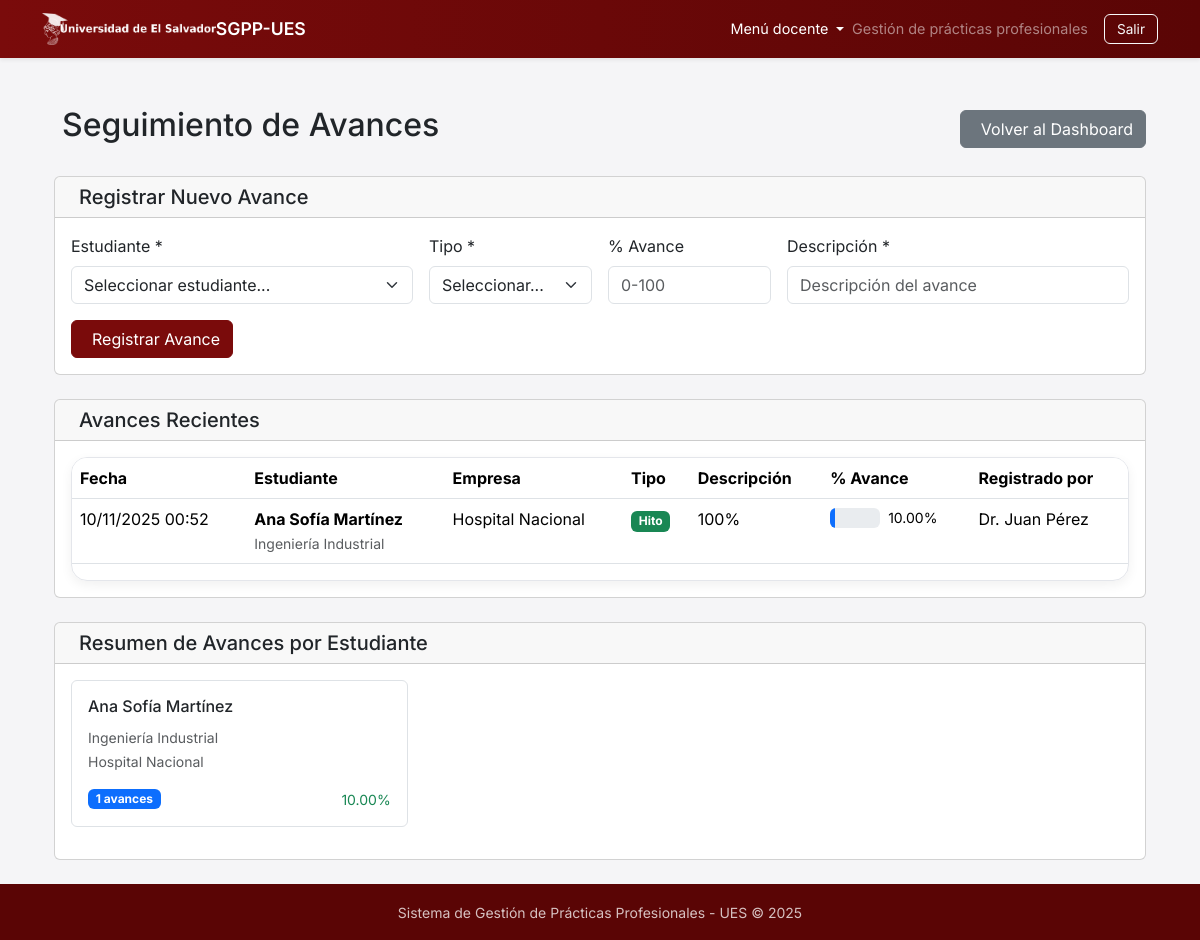
The page /public/index.php?page=docente_avances (signed in) on the database its author committed.
### tables this page shows
CREATE TABLE `avance_expediente` (
  `id` int(11) NOT NULL,
  `expediente_id` int(11) NOT NULL,
  `tipo` enum('hito','reunion','observacion') NOT NULL DEFAULT 'observacion',
  `descripcion` text DEFAULT NULL,
  `porcentaje_avance` decimal(5,2) DEFAULT NULL,
  `registrado_por` int(11) DEFAULT NULL,
  `fecha_registro` datetime NOT NULL DEFAULT current_timestamp()
);

CREATE TABLE `estudiante` (
  `id` int(11) NOT NULL,
  `carnet` varchar(10) NOT NULL,
  `nombre_completo` varchar(100) NOT NULL,
  `carrera` varchar(100) NOT NULL,
  `usuario_id` int(11) NOT NULL
);

CREATE TABLE `empresa` (
  `id` int(11) NOT NULL,
  `nombre` varchar(150) NOT NULL,
  `giro` varchar(150) DEFAULT NULL,
  `direccion` varchar(255) DEFAULT NULL,
  `contacto_principal` varchar(150) DEFAULT NULL,
  `telefono` varchar(25) DEFAULT NULL,
  `correo` varchar(120) DEFAULT NULL,
  `activa` tinyint(1) NOT NULL DEFAULT 1,
  `fecha_creacion` datetime NOT NULL DEFAULT current_timestamp(),
  `fecha_actualizacion` datetime NOT NULL DEFAULT current_timestamp() ON UPDATE current_timestamp()
);

CREATE TABLE `docente` (
  `id` int(11) NOT NULL,
  `nombre_completo` varchar(120) NOT NULL,
  `departamento` varchar(120) DEFAULT NULL,
  `usuario_id` int(11) NOT NULL
);

### src/controllers/DocenteAvancesController.php (called while the page is built, shortened)
<?php
require_once __DIR__ . '/../../config/db.php';
require_once __DIR__ . '/../models/AvanceExpedienteModel.php';
$avanceModel = new AvanceExpedienteModel($pdo);
$avances_recientes = $avanceModel->listarRecientesConDetalles(20);
include __DIR__ . '/../../templates/docente/avances.php';

### src/models/AvanceExpedienteModel.php (called while the page is built, shortened)
<?php
class AvanceExpedienteModel
{
    private $pdo;
    public function __construct($pdo)
    {
        $this->pdo = $pdo;
    }
    public function listarRecientesConDetalles(int $limite = 20): array
    {
        $stmt = $this->pdo->prepare(
            "SELECT ae.*,
                    est.nombre_completo AS estudiante_nombre,
                    est.carrera AS estudiante_carrera,
                    est.id AS estudiante_id,
                    emp.nombre AS empresa_nombre,
                    d.nombre_completo AS docente_nombre
             FROM avance_expediente ae
             JOIN expediente e ON e.id = ae.expediente_id
             JOIN estudiante est ON est.id = e.estudiante_id
             JOIN empresa emp ON emp.id = e.empresa_id
             LEFT JOIN docente d ON d.id = ae.registrado_por
             ORDER BY ae.fecha_registro DESC
             LIMIT ?"
        );
        $stmt->execute([$limite]);
        return $stmt->fetchAll();
    }
}

### templates/docente/avances.php (the view, shortened to what this page needs)
<?php
include __DIR__ . '/../../src/includes/header.php';
?>
<div class="container mt-4">
    <div class="row">
        <div class="col-12">
            <div class="d-flex justify-content-between align-items-center mb-4">
                <h2>
                    Seguimiento de Avances
                </h2>
                <a href="/Grupo2_Etapa2Proy_SGPP-UES/public/index.php?page=home" class="btn btn-secondary">
                    <i class="fas fa-arrow-left me-2"></i>Volver al Dashboard
                </a>
            </div>
        </div>
    </div>
    <div class="row mb-4">
        <div class="col-12">
            <div class="card">
                <div class="card-header">
                    <h5 class="mb-0">
                        Registrar Nuevo Avance
                    </h5>
                </div>
                <div class="card-body">
                    <form method="POST">
                        <div class="row g-3">
                            <div class="col-md-4">
                                <label for="expediente_id" class="form-label">Estudiante *</label>
                                <select class="form-select" id="expediente_id" name="expediente_id" required>
                                    <option value="">Seleccionar estudiante...</option>
                                </select>
                            </div>
                            <div class="col-md-2">
                                <label for="tipo" class="form-label">Tipo *</label>
                                <select class="form-select" id="tipo" name="tipo" required>
                                    <option value="">Seleccionar...</option>
                                </select>
                            </div>
                            <div class="col-md-2">
                                <label for="porcentaje_avance" class="form-label">% Avance</label>
                                <input type="number" class="form-control" id="porcentaje_avance" name="porcentaje_avance"
                                       min="0" max="100" step="0.1" placeholder="0-100">
                            </div>
                            <div class="col-md-4">
                                <label for="descripcion" class="form-label">Descripción *</label>
                                <input type="text" class="form-control" id="descripcion" name="descripcion"
                                       placeholder="Descripción del avance" required>
                            </div>
                            <div class="col-12">
                                <button type="submit" class="btn btn-primary">
                                    <i class="fas fa-save me-2"></i>Registrar Avance
                                </button>
                            </div>
                        </div>
                    </form>
                </div>
            </div>
        </div>
    </div>
    <div class="row">
        <div class="col-12">
            <div class="card">
                <div class="card-header">
                    <h5 class="mb-0">
                        Avances Recientes
                    </h5>
                </div>
                <div class="card-body">
                    <?php if (!empty($avances_recientes)): ?>
                        <div class="table-responsive">
                            <table class="table table-hover">
                                <thead>
                                    <tr>
                                        <th>Fecha</th>
                                        <th>Estudiante</th>
                                        <th>Empresa</th>
                                        <th>Tipo</th>
                                        <th>Descripción</th>
                                        <th>% Avance</th>
                                        <th>Registrado por</th>
                                    </tr>
                                </thead>
                                <tbody>
                                    <?php foreach ($avances_recientes as $avance): ?>
                                        <tr>
                                            <td><?= date('d/m/Y H:i', strtotime($avance['fecha_registro'])) ?></td>
                                            <td>
                                                <strong><?= htmlspecialchars($avance['estudiante_nombre']) ?></strong>
                                                <br><small class="text-muted"><?= htmlspecialchars($avance['estudiante_carrera']) ?></small>
                                            </td>
                                            <td><?= htmlspecialchars($avance['empresa_nombre']) ?></td>
                                            <td>
                                                <span class="badge bg-<?= $avance['tipo'] === 'hito' ? 'success' : ($avance['tipo'] === 'reunion' ? 'info' : 'warning') ?>">
                                                    <?= ucfirst($avance['tipo']) ?>
                                                </span>
                                            </td>
                                            <td><?= htmlspecialchars($avance['descripcion']) ?></td>
                                            <td>
                                                <?php if ($avance['porcentaje_avance']): ?>
                                                    <div class="d-flex align-items-center">
                                                        <div class="progress me-2" style="width: 50px; height: 20px;">
                                                            <div class="progress-bar" role="progressbar" style="width: <?= $avance['porcentaje_avance'] ?>%">
                                                            </div>
                                                        </div>
                                                        <small><?= $avance['porcentaje_avance'] ?>%</small>
                                                    </div>
                                                <?php else: ?>
                                                    <span class="text-muted">-</span>
                                                <?php endif; ?>
                                            </td>
                                            <td><?= htmlspecialchars($avance['docente_nombre'] ?? 'Sistema') ?></td>
                                        </tr>
                                    <?php endforeach; ?>
                                </tbody>
                            </table>
                        </div>
                    <?php endif; ?>
                </div>
            </div>
        </div>
    </div>
    <div class="row mt-4">
        <div class="col-12">
            <div class="card">
                <div class="card-header">
                    <h5 class="mb-0">
                        Resumen de Avances por Estudiante
                    </h5>
                </div>
                <div class="card-body">
                    <div class="row">
                        <?php
                        $avances_por_estudiante = [];
                        foreach ($avances_recientes as $avance) {
                            $estudiante_id = $avance['estudiante_id'];
                            if (!isset($avances_por_estudiante[$estudiante_id])) {
                                $avances_por_estudiante[$estudiante_id] = [
                                    'nombre' => $avance['estudiante_nombre'],
                                    'carrera' => $avance['estudiante_carrera'],
                                    'empresa' => $avance['empresa_nombre'],
                                    'total_avances' => 0,
                                    'ultimo_porcentaje' => 0
                                ];
                            }
                            $avances_por_estudiante[$estudiante_id]['total_avances']++;
                            if ($avance['porcentaje_avance'] > $avances_por_estudiante[$estudiante_id]['ultimo_porcentaje']) {
                                $avances_por_estudiante[$estudiante_id]['ultimo_porcentaje'] = $avance['porcentaje_avance'];
                            }
                        }
                        foreach ($avances_por_estudiante as $estudiante_id => $data):
                        ?>
                            <div class="col-md-6 col-lg-4 mb-3">
                                <div class="card border">
                                    <div class="card-body">
                                        <h6 class="card-title"><?= htmlspecialchars($data['nombre']) ?></h6>
                                        <p class="card-text">
                                            <small class="text-muted"><?= htmlspecialchars($data['carrera']) ?></small><br>
                                            <small class="text-muted"><?= htmlspecialchars($data['empresa']) ?></small>
                                        </p>
                                        <div class="d-flex justify-content-between align-items-center">
                                            <span class="badge bg-primary"><?= $data['total_avances'] ?> avances</span>
                                            <?php if ($data['ultimo_porcentaje'] > 0): ?>
                                                <small class="text-success"><?= $data['ultimo_porcentaje'] ?>%</small>
                                            <?php endif; ?>
                                        </div>
                                    </div>
                                </div>
                            </div>
                        <?php endforeach; ?>
                    </div>
                </div>
            </div>
        </div>
    </div>
</div>
<?php include __DIR__ . '/../../src/includes/footer.php'; ?>

### public/css/style.css (style rules this page uses)
:root { --ues-red: #7a0b0b; --ues-red-light: #9a2b2b; --ues-red-dark: #5a0505; --ues-neutral: #f5f5f7; --ues-border: #e4e6eb; --ues-text-muted: #6c757d; --ues-card-shadow: 0 0.25rem 0.75rem rgba(0, 0, 0, 0.06); }
body { background-color: var(--ues-neutral); font-family: "Inter", "Segoe UI", system-ui, -apple-system, sans-serif; color: #212529; }
.btn-primary { background-color: var(--ues-red); border-color: var(--ues-red); }
.table-responsive { border-radius: 1rem; border: 1px solid var(--ues-border); box-shadow: var(--ues-card-shadow); }
.table thead th { border-top: none; }

### rows shown on the page
avance_expediente: fecha_registro "10/11/2025 00:52", estudiante.nombre_completo "Ana Sofía Martínez", estudiante.carrera "Ingeniería Industrial", empresa.nombre "Hospital Nacional", tipo "Hito", descripcion "100%", porcentaje_avance "10.00", registrado_por.nombre_completo "Dr. Juan Pérez", total_avances "1"
